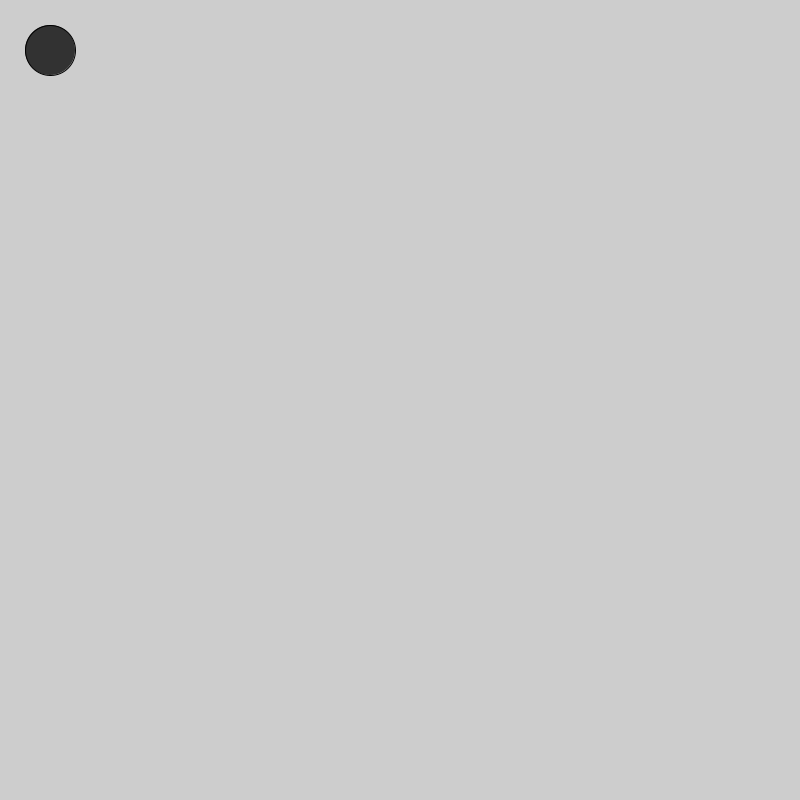
Frame 1 (no input)
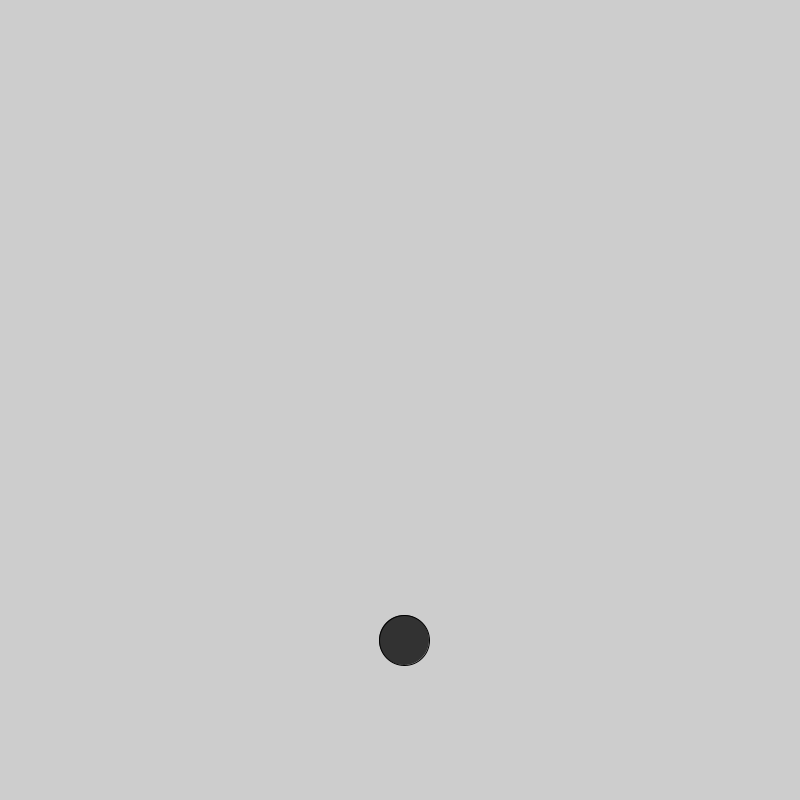
Frame 60 (the mouse pressed at the canvas centre just before this capture)
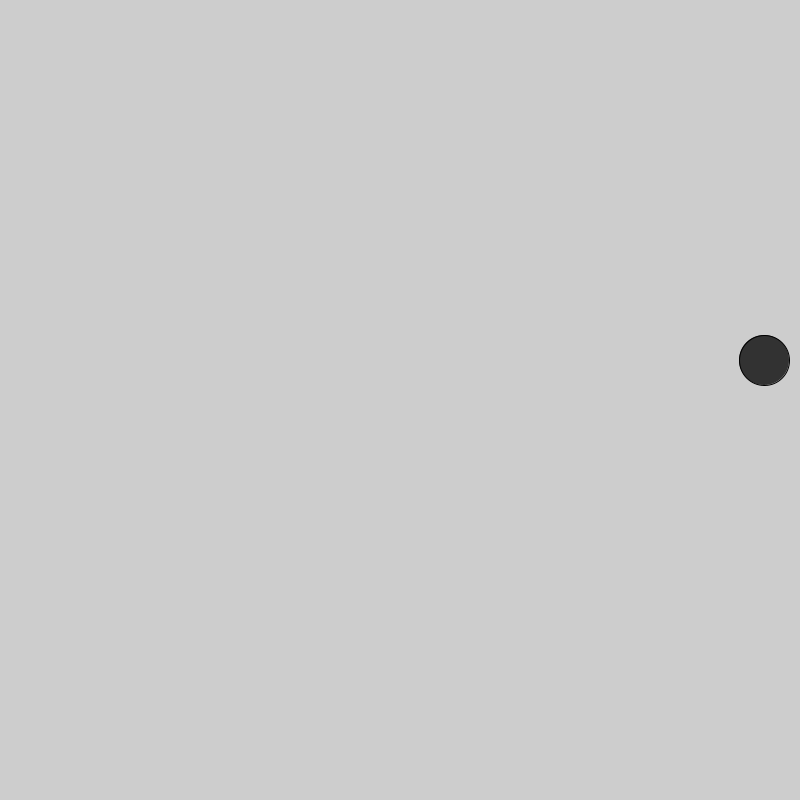
Frame 120 (the mouse held since frame 60 and released just before this capture)

The Processing sketch that drew these frames (run headless with seeded random() and noise(); from frame 60 on, the mouse is pressed at the canvas centre):

// Processing sketch: bouncing_ball
// ── bouncing_ball.pde
int x = 50;
int y = 50;
int dx = 6;
int dy = 10;

void draw () {
  
  background(#cdcdcd);
  
  fill(#323232);
  circle(x,y,50);
 
  x = x + dx;
  if (x >= width) {
    dx = -dx;
  } else if (x <= 0) {
    dx = -dx;
  }
  
   y = y + dy;
    if (y >= height) {
    dy = -dy;
  } else if (y <= 0) {
    dy = -dy;
  }
  
}

// ── setup.pde
void setup () {
  
 size(800,800); 
 
}
